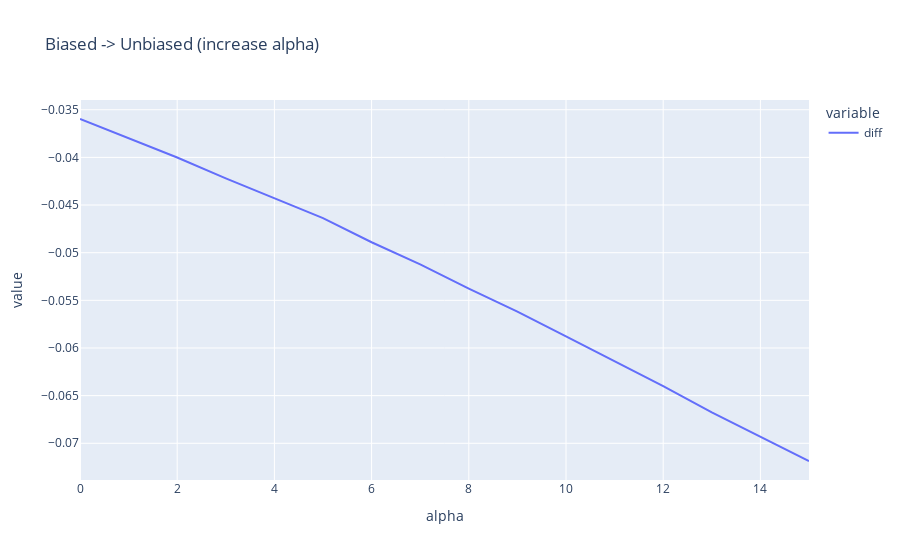

Notebook cell for this chart:
### Code cell
px.line(pd.DataFrame(df_out), x='alpha', y=['diff'], title=title)

### Figure 1 — Plotly figure (JSON) as saved in the notebook; plotly's stock layout.template omitted (floating-point values rounded to 4 significant figures)
{"data": [{"hovertemplate": "variable=diff<br>alpha=%{x}<br>value=%{y}<extra></extra>", "legendgroup": "diff", "line": {"color": "#636efa", "dash": "solid"}, "marker": {"symbol": "circle"}, "mode": "lines", "name": "diff", "orientation": "h", "showlegend": true, "type": "scatter", "x": [0, 1, 2, 3, 4, 5, 6, 7, 8, 9, 10, 11, 12, 13, 14, 15], "xaxis": "x", "y": [-0.03597, -0.038, -0.04001, -0.0422, -0.04429, -0.04636, -0.0489, -0.05123, -0.05377, -0.05619, -0.05878, -0.0614, -0.064, -0.06676, -0.06935, -0.07186], "yaxis": "y"}], "layout": {"autosize": true, "legend": {"title": {"text": "variable"}, "tracegroupgap": 0}, "title": {"text": "Biased -> Unbiased (increase alpha)"}, "xaxis": {"anchor": "y", "autorange": true, "domain": [0, 1], "range": [0, 15], "title": {"text": "alpha"}, "type": "linear"}, "yaxis": {"anchor": "x", "autorange": true, "domain": [0, 1], "range": [-0.07385, -0.03398], "title": {"text": "value"}, "type": "linear"}}}
